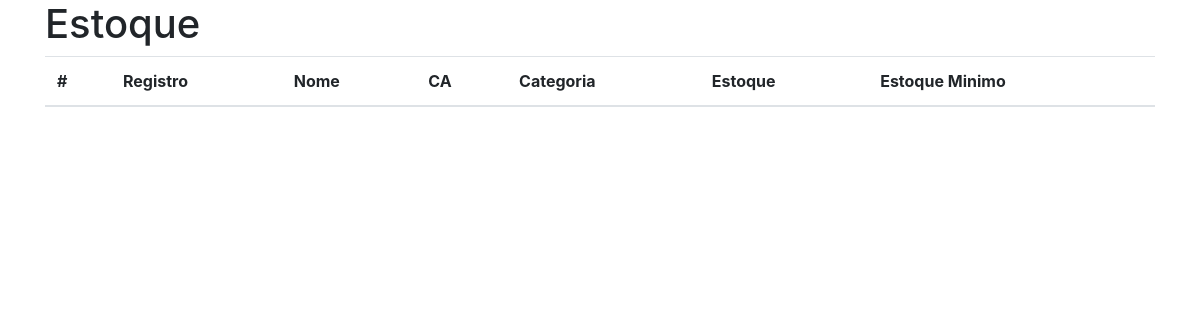
The app's page /estoque/, older data.
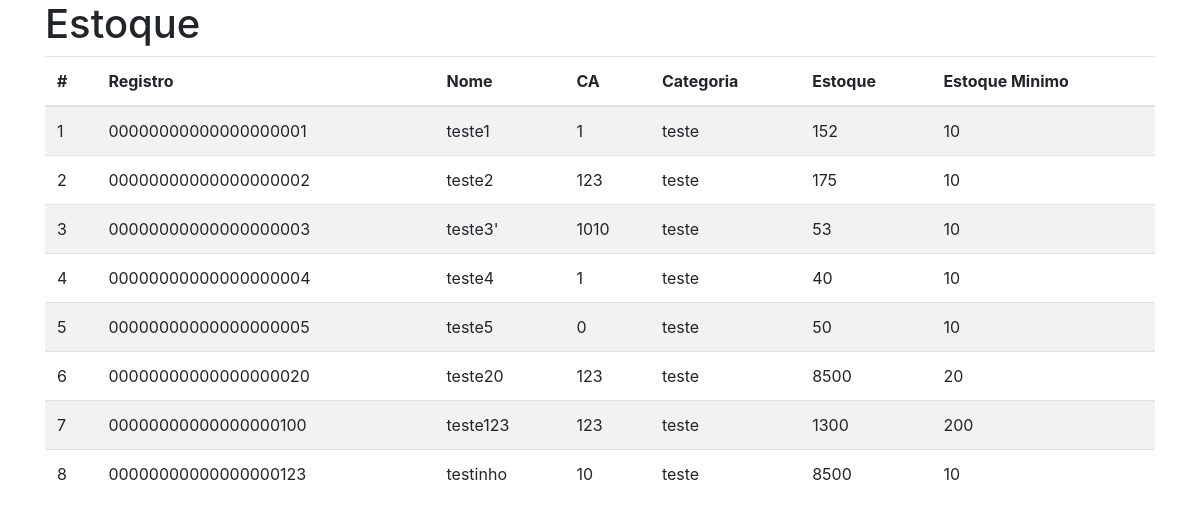
The same page, newer data.
### controle/models.py (models this page shows, shortened)
class Produto(models.Model):
    registro = models.CharField('ID', max_length=20, help_text='Máximo 20 caracteres')
    nome = models.CharField('Nome', max_length=255)
    ca = models.IntegerField('CA')
    categoria = models.CharField('Categoria', max_length=100)
    qtd_estoque = models.IntegerField('Estoque')
    qtd_estoque_min = models.IntegerField('Estoque minimo')
    class Meta:
        verbose_name = 'Produto'
        verbose_name_plural = 'Produtos'

### controle/views.py (the view)
# urls.py: path('estoque/', estoque, name='estoque'),
def estoque(request):
    context = {
        'produtos': Produto.objects.all()
    }
    return render(request, 'estoque.html', context)

### templates/estoque.html (shortened to what this page needs)
<!DOCTYPE html>
{% load bootstrap4 %}
{% load static %}
<html lang="pt-br">
<head>
    {% bootstrap_css %}
</head>
<body>
    <div class="container">
        <h1> Estoque </h1>
        <table class="table table-striped">
            <thead>
                <th scope ="col">#</th>
                <th scope ="col">Registro</th>
                <th scope ="col">Nome</th>
                <th scope ="col">CA</th>
                <th scope ="col">Categoria</th>
                <th scope ="col">Estoque</th>
                <th scope ="col">Estoque Minimo</th>
            </thead>
            <tbody>
                {% for produto in produtos %}
                    <tr class="{% if produto.qtd_estoque < produto.qtd_estoque_min %} table-danger{% endif %}">
                        <td scope="row">{{ produto.id }}</td>
                        <td scope="row">{{ produto.registro }}</td>
                        <td scope="row">{{ produto.nome }}</td>
                        <td scope="row">{{ produto.ca }}</td>
                        <td scope="row">{{ produto.categoria }}</td>
                        <td scope="row">{{ produto.qtd_estoque }}</td>
                        <td scope="row">{{ produto.qtd_estoque_min }}</td>
                    </tr>
                {% endfor %}
            </tbody>
        </table>
    </div>
</body>
</html>

Row changes from the older to the newer data that the page shows:
added Produto: id "1", registro "00000000000000000001", nome "teste1", ca "1", categoria "teste", qtd_estoque "152", qtd_estoque_min "10"
added Produto: id "2", registro "00000000000000000002", nome "teste2", ca "123", categoria "teste", qtd_estoque "175", qtd_estoque_min "10"
added Produto: id "3", registro "00000000000000000003", nome "teste3'", ca "1010", categoria "teste", qtd_estoque "53", qtd_estoque_min "10"
added Produto: id "4", registro "00000000000000000004", nome "teste4", ca "1", categoria "teste", qtd_estoque "40", qtd_estoque_min "10"
added Produto: id "5", registro "00000000000000000005", nome "teste5", ca "0", categoria "teste", qtd_estoque "50", qtd_estoque_min "10"
added Produto: id "6", registro "00000000000000000020", nome "teste20", ca "123", categoria "teste", qtd_estoque "8500", qtd_estoque_min "20"
added Produto: id "7", registro "00000000000000000100", nome "teste123", ca "123", categoria "teste", qtd_estoque "1300", qtd_estoque_min "200"
added Produto: id "8", registro "00000000000000000123", nome "testinho", ca "10", categoria "teste", qtd_estoque "8500", qtd_estoque_min "10"
